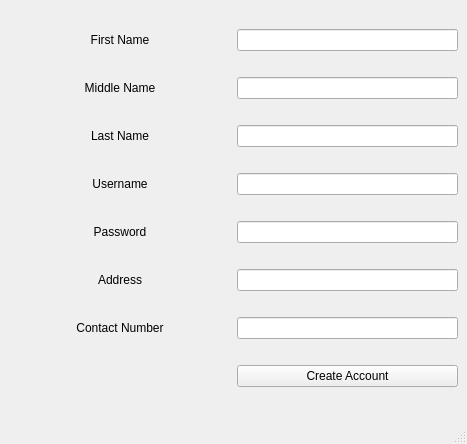
<?xml version="1.0" encoding="UTF-8"?>
<ui version="4.0">
 <class>NewUser</class>
 <widget class="QMainWindow" name="NewUser">
  <property name="geometry">
   <rect>
    <x>0</x>
    <y>0</y>
    <width>467</width>
    <height>444</height>
   </rect>
  </property>
  <property name="windowTitle">
   <string>Create Account</string>
  </property>
  <property name="autoFillBackground">
   <bool>false</bool>
  </property>
  <widget class="QWidget" name="centralwidget">
   <layout class="QGridLayout" name="gridLayout">
    <item row="0" column="0">
     <widget class="QLabel" name="label_fn">
      <property name="font">
       <font>
        <family>Arial</family>
        <pointsize>9</pointsize>
       </font>
      </property>
      <property name="text">
       <string>First Name</string>
      </property>
      <property name="alignment">
       <set>Qt::AlignCenter</set>
      </property>
     </widget>
    </item>
    <item row="0" column="1">
     <widget class="QLineEdit" name="lineEdit_First"/>
    </item>
    <item row="1" column="0">
     <widget class="QLabel" name="label_Mn">
      <property name="font">
       <font>
        <family>Arial</family>
        <pointsize>9</pointsize>
       </font>
      </property>
      <property name="text">
       <string>Middle Name</string>
      </property>
      <property name="alignment">
       <set>Qt::AlignCenter</set>
      </property>
     </widget>
    </item>
    <item row="1" column="1">
     <widget class="QLineEdit" name="lineEdit_Middle"/>
    </item>
    <item row="2" column="0">
     <widget class="QLabel" name="label_LN">
      <property name="font">
       <font>
        <family>Arial</family>
        <pointsize>9</pointsize>
       </font>
      </property>
      <property name="text">
       <string>Last Name</string>
      </property>
      <property name="alignment">
       <set>Qt::AlignCenter</set>
      </property>
     </widget>
    </item>
    <item row="2" column="1">
     <widget class="QLineEdit" name="lineEdit_Last"/>
    </item>
    <item row="3" column="0">
     <widget class="QLabel" name="label_user">
      <property name="font">
       <font>
        <family>Arial</family>
        <pointsize>9</pointsize>
       </font>
      </property>
      <property name="text">
       <string>Username</string>
      </property>
      <property name="alignment">
       <set>Qt::AlignCenter</set>
      </property>
     </widget>
    </item>
    <item row="3" column="1">
     <widget class="QLineEdit" name="lineEdit_User"/>
    </item>
    <item row="4" column="0">
     <widget class="QLabel" name="label_pass">
      <property name="font">
       <font>
        <family>Arial</family>
        <pointsize>9</pointsize>
       </font>
      </property>
      <property name="text">
       <string>Password</string>
      </property>
      <property name="alignment">
       <set>Qt::AlignCenter</set>
      </property>
     </widget>
    </item>
    <item row="4" column="1">
     <widget class="QLineEdit" name="lineEdit_Pass"/>
    </item>
    <item row="5" column="0">
     <widget class="QLabel" name="label_address">
      <property name="sizePolicy">
       <sizepolicy hsizetype="Expanding" vsizetype="Fixed">
        <horstretch>0</horstretch>
        <verstretch>0</verstretch>
       </sizepolicy>
      </property>
      <property name="font">
       <font>
        <family>Arial</family>
        <pointsize>9</pointsize>
       </font>
      </property>
      <property name="text">
       <string>Address</string>
      </property>
      <property name="alignment">
       <set>Qt::AlignCenter</set>
      </property>
     </widget>
    </item>
    <item row="5" column="1">
     <widget class="QLineEdit" name="lineEdit_Address"/>
    </item>
    <item row="6" column="0">
     <widget class="QLabel" name="label_contact">
      <property name="sizePolicy">
       <sizepolicy hsizetype="Expanding" vsizetype="Fixed">
        <horstretch>0</horstretch>
        <verstretch>0</verstretch>
       </sizepolicy>
      </property>
      <property name="font">
       <font>
        <family>Arial</family>
        <pointsize>9</pointsize>
       </font>
      </property>
      <property name="text">
       <string>Contact Number</string>
      </property>
      <property name="alignment">
       <set>Qt::AlignCenter</set>
      </property>
     </widget>
    </item>
    <item row="6" column="1">
     <widget class="QLineEdit" name="lineEdit_Contact"/>
    </item>
    <item row="7" column="1">
     <widget class="QPushButton" name="btn_create">
      <property name="sizePolicy">
       <sizepolicy hsizetype="Expanding" vsizetype="Fixed">
        <horstretch>0</horstretch>
        <verstretch>0</verstretch>
       </sizepolicy>
      </property>
      <property name="text">
       <string>Create Account</string>
      </property>
     </widget>
    </item>
   </layout>
  </widget>
  <widget class="QStatusBar" name="statusbar"/>
 </widget>
 <resources>
  <include location="../../../../Desktop/qwer.qrc"/>
 </resources>
 <connections/>
</ui>
